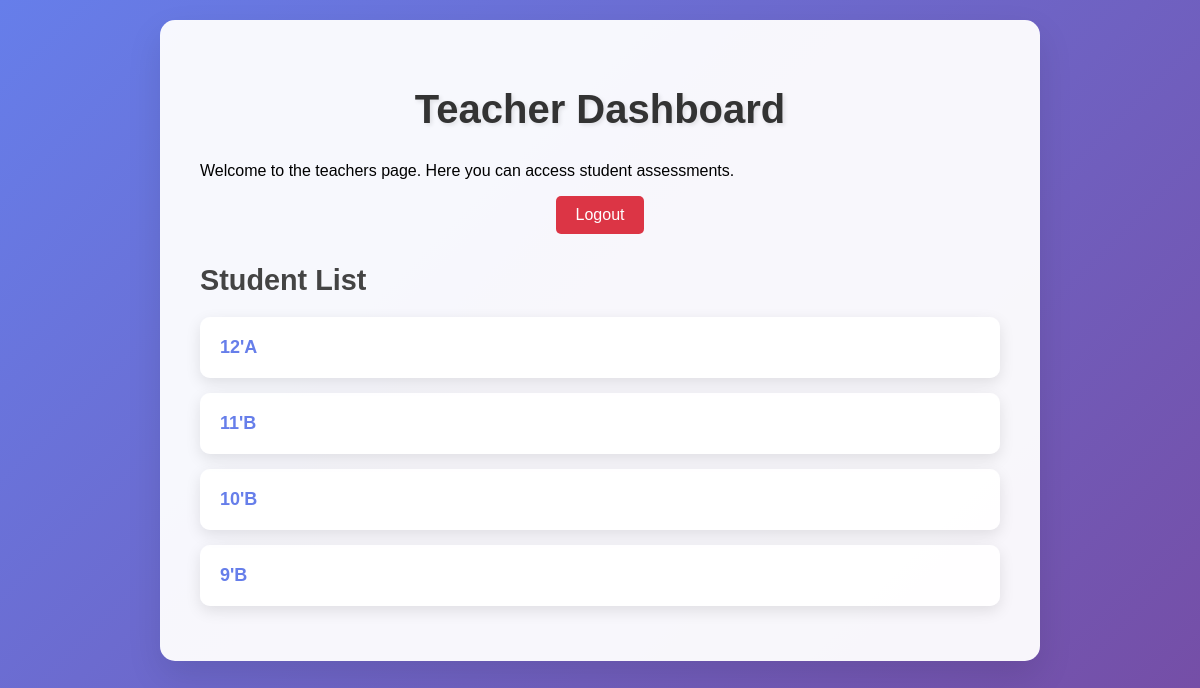
Screenshot of /All_class/ (signed in) with the database file from the repository.
### main/models.py (models this page shows)
class Classroom(models.Model):
    Grade = models.CharField(max_length=200 , choices=GRADE_CHOICES, unique=True)
    section = models.CharField(max_length=200)
    teacher = models.ForeignKey(CustomUserModel,on_delete=models.CASCADE, related_name='teachers')

### main/views.py (the view)
# urls.py: path('All_class/',All_class.as_view(), name='All_class'),
class All_class(ListView):
    model = Classroom
    context_object_name = 'classes'
    template_name = 'main/section_list.html'
    def get_queryset(self):
        return Classroom.objects.filter(teacher=self.request.user)

### main/templates/main/section_list.html (shortened to what this page needs)
<!DOCTYPE html>
<html lang="en">
<head>
    {% load static %}
    <link rel="stylesheet" href="{% static 'main/base.css' %}">
</head>
<body>
    <div class="container">
        <h1>Teacher Dashboard</h1>
        <p>Welcome to the teachers page. Here you can access student assessments.</p>
        <div style="text-align: center; margin-bottom: 30px;">
            <a href="{% url 'logout' %}" style="display: inline-block; padding: 10px 20px; background: #dc3545; color: white; text-decoration: none; border-radius: 5px;">Logout</a>
        </div>
        <h2>Student List</h2>
        <div class="student-list">
            {% for student in classes %}
                <div class="student-card">
                    <a href="{% url 'assessment' student.id %}">{{ student.Grade }}'{{ student.section }} </a>
                </div>
            {% empty %}
                <p>No students available for assessment.</p>
            {% endfor %}
        </div>
    </div>
</body>
</html>

### main/static/main/base.css (style rules this page uses)
body { font-family: 'Arial', sans-serif; background: linear-gradient(135deg, #667eea 0%, #764ba2 100%); margin: 0; padding: 0; min-height: 100vh; }
.container { background: rgba(255, 255, 255, 0.95); border-radius: 15px; box-shadow: 0 15px 35px rgba(0, 0, 0, 0.1); padding: 40px; max-width: 800px; width: 100%; margin: 20px auto; }
h1 { color: #333; text-align: center; margin-bottom: 30px; font-size: 2.5em; text-shadow: 2px 2px 4px rgba(0, 0, 0, 0.1); }
h2 { color: #444; margin-bottom: 20px; font-size: 1.8em; }
a { color: #667eea; text-decoration: none; transition: color 0.3s ease; }
.student-list, .teacher-list { max-width: 1000px; margin: 0 auto; }
.student-card, .teacher-card { background: rgba(255, 255, 255, 0.95); border-radius: 10px; padding: 20px; margin-bottom: 15px; box-shadow: 0 5px 15px rgba(0, 0, 0, 0.1); transition: transform 0.2s ease; }
.student-card a, .teacher-card a { display: block; font-size: 18px; font-weight: bold; color: #667eea; }

### rows the page displays
Classroom: Grade "12", section "A"
Classroom: Grade "11", section "B"
Classroom: Grade "10", section "B"
Classroom: Grade "9", section "B"
